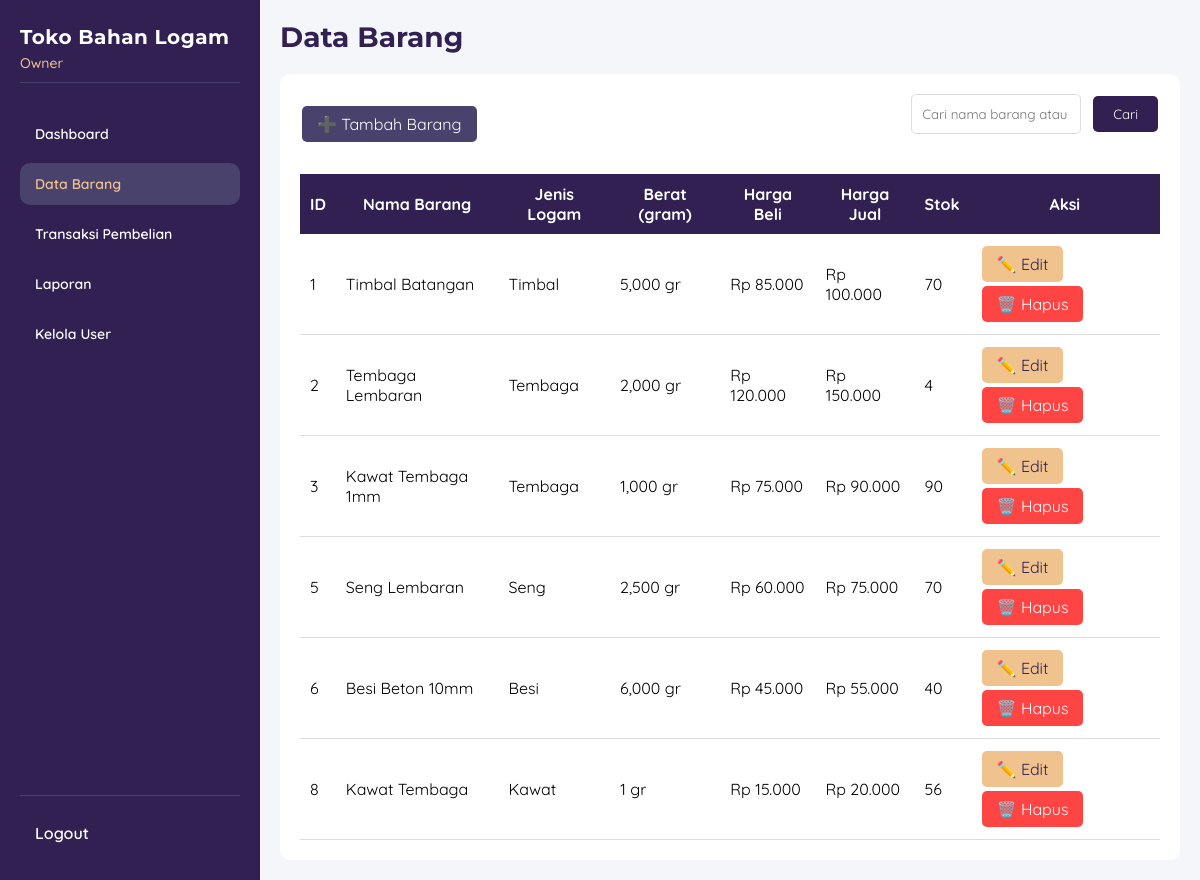
The app's page /Owner/barang.php (signed in) with its own data.
### tables this page shows
CREATE TABLE `barang` (
  `idBarang` int(11) NOT NULL,
  `nama_barang` varchar(100) NOT NULL,
  `jenis_logam` varchar(50) NOT NULL,
  `berat_gram` decimal(10,2) NOT NULL,
  `harga_beli` decimal(15,2) NOT NULL,
  `harga_jual` decimal(15,2) NOT NULL,
  `stok` int(11) NOT NULL DEFAULT 0,
  `created_at` timestamp NOT NULL DEFAULT current_timestamp()
);

### Owner/barang.php (the view, shortened to what this page needs)
<?php
include '../koneksi.php';
$search = isset($_GET['search']) ? mysqli_real_escape_string($conn, $_GET['search']) : '';
$query = "SELECT * FROM barang";
$query .= " ORDER BY idBarang ASC";
$result = mysqli_query($conn, $query);
?>
<!DOCTYPE html>
<html lang="en">
<head>
    <link rel="stylesheet" href="dashboard_admin.css">
</head>
<body>
<div class="dashboard">
    <div class="sidebar">
        <h2>Toko Bahan Logam</h2>
        <p class="role">Owner</p>
        <ul>
            <li><a href="dashboard_admin.php">Dashboard</a></li>
            <li class="active"><a href="barang.php">Data Barang</a></li>
            <li><a href="pembelian.php">Transaksi Pembelian</a></li>
            <li><a href="laporan.php">Laporan</a></li>
            <li><a href="user.php">Kelola User</a></li>
        </ul>
        <div class="logout">
            <a href="../logout.php">Logout</a>
        </div>
    </div>
    <div class="main">
        <div class="topbar">
            <h1>Data Barang</h1>
        </div>
        <div class="card">
            <div style="display: flex; justify-content: space-between; align-items: center;">
                <a href="tambah_barang.php" class="btn btn-add">➕ Tambah Barang</a>
                <form method="GET" class="search-box">
                    <input type="text" name="search" placeholder="Cari nama barang atau jenis logam..." value="<?= htmlspecialchars($search) ?>">
                    <button type="submit" class="btn btn-search">Cari</button>
                </form>
            </div>
            <table>
                <thead>
                    <tr>
                        <th>ID</th>
                        <th>Nama Barang</th>
                        <th>Jenis Logam</th>
                        <th>Berat (gram)</th>
                        <th>Harga Beli</th>
                        <th>Harga Jual</th>
                        <th>Stok</th>
                        <th>Aksi</th>
                    </tr>
                </thead>
                <tbody>
                    <?php if (mysqli_num_rows($result) > 0): ?>
                        <?php while ($row = mysqli_fetch_assoc($result)): ?>
                        <tr>
                            <td><?= $row['idBarang'] ?></td>
                            <td><?= htmlspecialchars($row['nama_barang']) ?></td>
                            <td><?= htmlspecialchars($row['jenis_logam']) ?></td>
                            <td><?= number_format($row['berat_gram'], 0) ?> gr</td>
                            <td>Rp <?= number_format($row['harga_beli'], 0, ',', '.') ?></td>
                            <td>Rp <?= number_format($row['harga_jual'], 0, ',', '.') ?></td>
                            <td><?= $row['stok'] ?></td>
                            <td>
                                <a href="edit_barang.php?id=<?= $row['idBarang'] ?>" class="btn btn-edit">✏️ Edit</a>
                                <a href="hapus_barang.php?id=<?= $row['idBarang'] ?>" class="btn btn-delete" onclick="return confirm('Yakin ingin menghapus barang ini?')">🗑️ Hapus</a>
                            </td>
                        </tr>
                        <?php endwhile; ?>
                    <?php else: ?>
                        <tr><td colspan="8" style="text-align:center;">Tidak ada data barang</td></tr>
                    <?php endif; ?>
                </tbody>
            </table>
        </div>
    </div>
</div>
</body>
</html>

### Owner/dashboard_admin.css (style rules this page uses)
* { margin: 0; padding: 0; box-sizing: border-box; }
body { font-family: 'Quicksand', sans-serif; background: #e5e5e5; height: 100vh; overflow: hidden; }
.dashboard, .container { display: flex; height: 100vh; width: 100%; }
.sidebar { width: 260px; background: #312051; color: white; display: flex; flex-direction: column; padding: 25px 20px; height: 100vh; overflow-y: auto; }
.sidebar h2 { font-family: 'Montserrat', sans-serif; font-size: 20px; margin-bottom: 5px; font-weight: 700; letter-spacing: 0.5px; }
.sidebar .role { font-family: 'Quicksand', sans-serif; color: #F0C38E; font-size: 14px; margin-bottom: 30px; padding-bottom: 10px; border-bottom: 1px solid #48426D; font-weight: 500; }
.sidebar ul { list-style: none; flex: 1; padding: 0; }
.sidebar li { margin-bottom: 8px; position: relative; }
.sidebar li a { display: block; padding: 12px 15px; color: white; text-decoration: none; border-radius: 10px; background: transparent; pointer-events: auto !important; position: relative; z-index: 10; font-family: 'Quicksand', sans-serif; font-weight: 600; font-size: 14px; transition: all 0.3s; }
.sidebar li a:hover, .sidebar li.active a { background: #48426D; color: #F0C38E; }
.logout { margin-top: auto; border-top: 1px solid #48426D; padding-top: 15px; }
.logout a { display: block; padding: 12px 15px; color: white; text-decoration: none; font-family: 'Quicksand', sans-serif; font-weight: 600; }
.main { flex: 1; padding: 30px 40px; overflow-y: auto; background: #f4f6f9; }
.main h1 { font-family: 'Montserrat', sans-serif; font-size: 28px; color: #312051; margin-bottom: 20px; font-weight: 700; }
input, select, textarea, button, .btn, a, .btn-add, .btn-delete, .btn-edit, .btn-search, .btn-submit, .btn-filter, .btn-export, .btn-print, .remove-item { font-family: 'Quicksand', sans-serif; }

### Owner/barang.php (style rules this page uses)
.main { padding: 20px; }
.card { background: white; padding: 20px; border-radius: 10px; }
.btn { padding: 8px 15px; border-radius: 5px; text-decoration: none; color: white; display: inline-block; margin: 2px; }
.btn-add { background: #48426D; }
.btn-edit { background: #F0C38E; color: #312051; }
.btn-delete { background: #ff4444; }
.btn-search { background: #312051; border: none; cursor: pointer; color: white; padding: 10px 20px; }
table { width: 100%; border-collapse: collapse; margin-top: 20px; }
th { background: #312051; color: white; padding: 10px; }
td { padding: 10px; border-bottom: 1px solid #ddd; }
.search-box { display: flex; gap: 10px; margin-bottom: 20px; }
.search-box input { flex: 1; padding: 10px; border: 1px solid #ddd; border-radius: 5px; }

### records on screen
barang: idBarang "1", nama_barang "Timbal Batangan", jenis_logam "Timbal", berat_gram "5,000", harga_beli "85.000", harga_jual "100.000", stok "70"
barang: idBarang "2", nama_barang "Tembaga Lembaran", jenis_logam "Tembaga", berat_gram "2,000", harga_beli "120.000", harga_jual "150.000", stok "4"
barang: idBarang "3", nama_barang "Kawat Tembaga 1mm", jenis_logam "Tembaga", berat_gram "1,000", harga_beli "75.000", harga_jual "90.000", stok "90"
barang: idBarang "5", nama_barang "Seng Lembaran", jenis_logam "Seng", berat_gram "2,500", harga_beli "60.000", harga_jual "75.000", stok "70"
barang: idBarang "6", nama_barang "Besi Beton 10mm", jenis_logam "Besi", berat_gram "6,000", harga_beli "45.000", harga_jual "55.000", stok "40"
barang: idBarang "8", nama_barang "Kawat Tembaga", jenis_logam "Kawat", berat_gram "1", harga_beli "15.000", harga_jual "20.000", stok "56"
